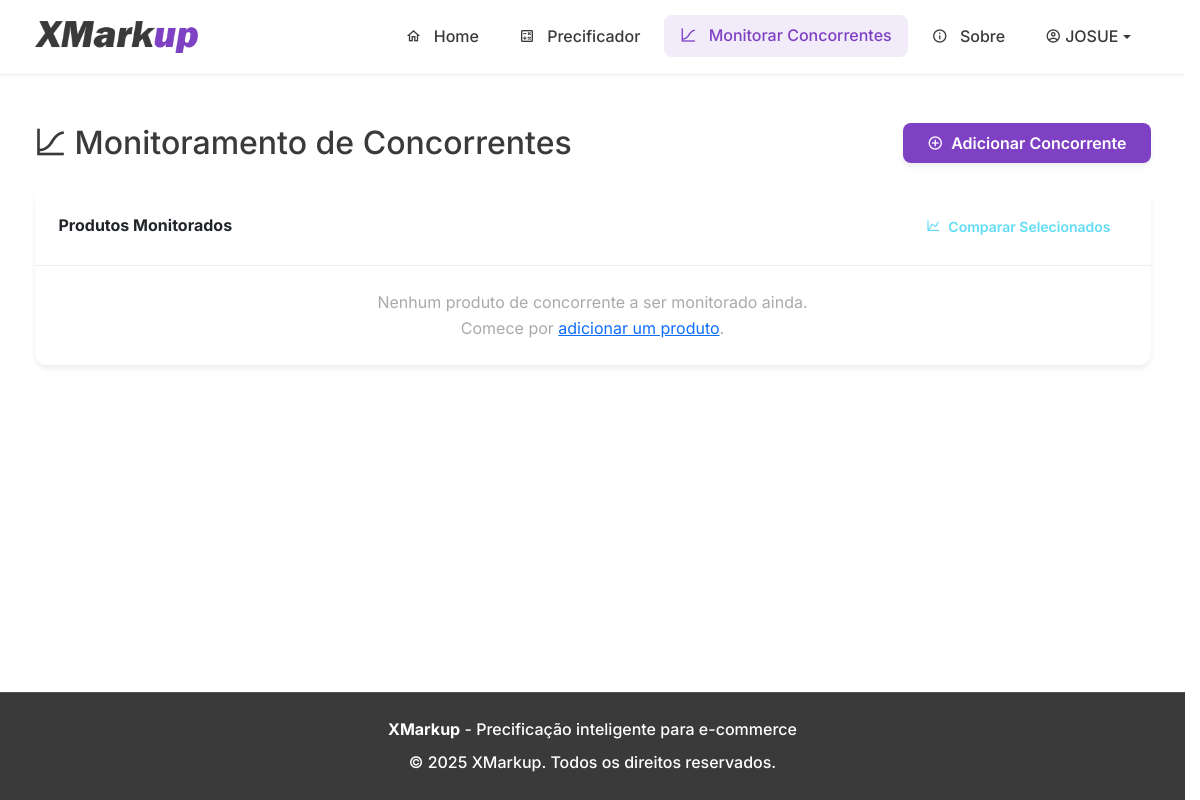
Page /competitors (signed in) on the earlier database version.
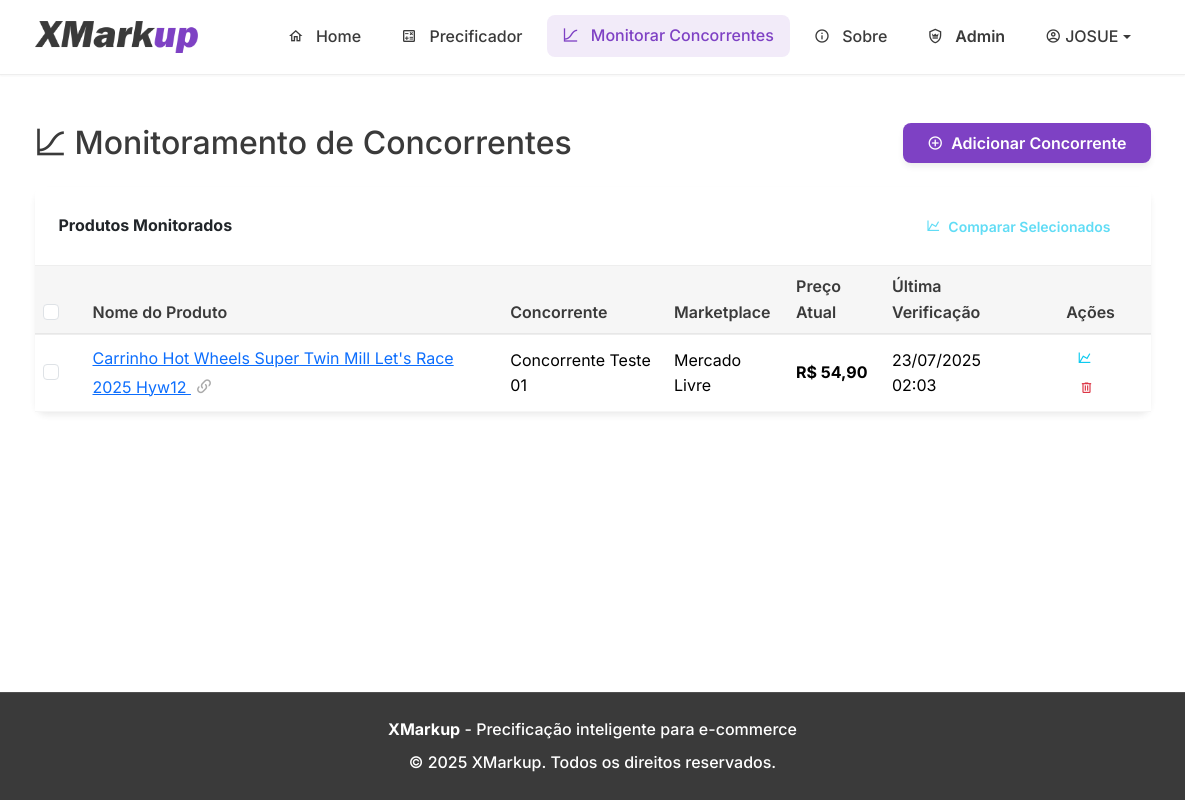
Same page on the later database version.
### tables this page shows
CREATE TABLE competitor_products (
            id INTEGER PRIMARY KEY AUTOINCREMENT,
            user_id INTEGER NOT NULL,
            competitor_profile_id INTEGER NOT NULL, -- REFERENCIA A NOVA TABELA
            product_name TEXT NOT NULL,
            product_url TEXT NOT NULL UNIQUE,
            marketplace TEXT, -- Ex: Mercado Livre, Shopee, Amazon, Site Próprio
            created_at TIMESTAMP DEFAULT CURRENT_TIMESTAMP,
            last_checked_at TIMESTAMP DEFAULT CURRENT_TIMESTAMP,
            FOREIGN KEY (user_id) REFERENCES users (id),
            FOREIGN KEY (competitor_profile_id) REFERENCES competitors (id) ON DELETE CASCADE
        );

CREATE TABLE competitors (
            id INTEGER PRIMARY KEY AUTOINCREMENT,
            user_id INTEGER NOT NULL,
            name TEXT NOT NULL,
            website_url TEXT,
            ml_url TEXT,
            shopee_url TEXT,
            amazon_url TEXT,
            created_at TIMESTAMP DEFAULT CURRENT_TIMESTAMP,
            FOREIGN KEY (user_id) REFERENCES users (id),
            UNIQUE(user_id, name) -- Garante que um utilizador não tenha concorrentes com o mesmo nome
        );

### app.py (the view)
@app.route('/competitors')
@login_required
def competitor_monitor():
    db = get_db()
    competitor_products_raw = db.execute(
        '''SELECT cp.id, cp.product_name, cp.product_url, c.name as competitor_name, cp.marketplace, cp.last_checked_at,
                  (SELECT price FROM competitor_price_history WHERE product_id = cp.id ORDER BY checked_at DESC LIMIT 1) as current_price
           FROM competitor_products cp
           JOIN competitors c ON cp.competitor_profile_id = c.id
           WHERE cp.user_id = ?
           ORDER BY cp.created_at DESC''',
        (current_user.id,)
    ).fetchall()
    competitor_products = []
    for p in competitor_products_raw:
        item = dict(p)
        if item['last_checked_at']:
            item['last_checked_at'] = datetime.strptime(item['last_checked_at'], '%Y-%m-%d %H:%M:%S').strftime('%d/%m/%Y %H:%M')
        else:
            item['last_checked_at'] = 'N/A'
        if item['current_price'] is None:
            item['current_price'] = 'N/A'
        else:
            item['current_price'] = f"R$ {item['current_price']:.2f}".replace(".", "X").replace(",", ".").replace("X", ",")
        competitor_products.append(item)
    return render_template('competitor_monitor.html', products=competitor_products)

### database.py (called while the page is built)
def get_db():
    if 'db' not in g:
        g.db = sqlite3.connect(DATABASE_NAME)
        g.db.row_factory = sqlite3.Row
    return g.db

### templates/competitor_monitor.html (shortened to what this page needs)
{% extends "base.html" %}
{% block content %}
<div class="container mt-4">
    <div class="d-flex justify-content-between align-items-center mb-4">
        <h2 class="mb-0">
            <span class="mdi mdi-chart-bell-curve-cumulative me-2"></span>Monitoramento de Concorrentes
        </h2>
        <a href="{{ url_for('add_competitor_product') }}" class="btn btn-primary">
            <span class="mdi mdi-plus-circle-outline me-1"></span>Adicionar Concorrente
        </a>
    </div>
    <div class="card">
        <div class="card-header fw-bold">
            <div class="d-flex justify-content-between align-items-center">
                Produtos Monitorados
                <button type="button" id="compare-selected-btn" class="btn btn-sm btn-outline-info" disabled>
                    <span class="mdi mdi-chart-line me-1"></span>Comparar Selecionados
                </button>
            </div>
        </div>
        <div class="table-responsive">
            {% if products %}
            <table class="table table-hover align-middle mb-0">
                <thead>
                    <tr>
                        <th style="width: 50px;">
                            <input type="checkbox" id="select-all-products" class="form-check-input">
                        </th>
                        <th>Nome do Produto</th>
                        <th>Concorrente</th>
                        <th>Marketplace</th>
                        <th>Preço Atual</th>
                        <th>Última Verificação</th>
                        <th class="text-center">Ações</th>
                    </tr>
                </thead>
                <tbody>
                    {% for product in products %}
                    <tr>
                        <td>
                            <input type="checkbox" class="form-check-input product-checkbox" value="{{ product.id }}">
                        </td>
                        <td>
                            <a href="{{ product.product_url }}" target="_blank" rel="noopener noreferrer">
                                {{ product.product_name }}
                                <span class="mdi mdi-link-variant mdi-18px ms-1 text-muted"></span>
                            </a>
                        </td>
                        <td>{{ product.competitor_name }}</td>
                        <td>{{ product.marketplace or 'N/A' }}</td>
                        <td class="fw-bold">{{ product.current_price }}</td>
                        <td>{{ product.last_checked_at }}</td>
                        <td class="text-center">
                            <a href="{{ url_for('competitor_product_history', product_id=product.id) }}" class="btn btn-sm btn-outline-info me-1" title="Ver Histórico">
                                <span class="mdi mdi-chart-line"></span>
                            </a>
                            <form action="{{ url_for('delete_competitor_product', product_id=product.id) }}" method="POST" class="d-inline">
                                <button type="submit" class="btn btn-sm btn-outline-danger" title="Excluir" onclick="return confirm('Tem certeza que deseja excluir este produto do monitoramento?')">
                                    <span class="mdi mdi-trash-can-outline"></span>
                                </button>
                            </form>
                        </td>
                    </tr>
                    {% endfor %}
                </tbody>
            </table>
            {% else %}
            <div class="p-4 text-center text-muted">
                <p class="mb-0">Nenhum produto de concorrente a ser monitorado ainda.</p>
                <p class="mb-0">Comece por <a href="{{ url_for('add_competitor_product') }}">adicionar um produto</a>.</p>
            </div>
            {% endif %}
        </div>
    </div>
</div>
{% endblock %}

### templates/base.html (shortened to what the changed rows need)
<!DOCTYPE html>
<html lang="pt-br">
<head>
    <link href="https://cdn.jsdelivr.net/npm/bootstrap@5.3.3/dist/css/bootstrap.min.css" rel="stylesheet">
    <link rel="stylesheet" href="https://cdn.jsdelivr.net/npm/@mdi/font@7.4.47/css/materialdesignicons.min.css">
    <link rel="stylesheet" href="{{ url_for('static', filename='css/style.css') }}">
</head>
<body>
    <nav class="navbar navbar-expand-lg sticky-top">
        <div class="container">
            <div class="collapse navbar-collapse" id="navbarNav">
                <ul class="navbar-nav ms-auto">
                    {% if current_user.is_authenticated %}
                        {% if current_user.is_admin %}
                        <li class="nav-item">
                            <a class="nav-link text-primary fw-semibold {% if request.endpoint == 'admin_dashboard' %}active{% endif %}"
                               href="{{ url_for('admin_dashboard') }}">
                                <span class="mdi mdi-shield-crown-outline"></span>
                                Admin
                            </a>
                        </li>
                        {% endif %}
                    {% endif %}
                </ul>
            </div>
        </div>
    </nav>
    <main class="py-4">
        {% block content %}{% endblock %}
    </main>
</body>
</html>

Differences in the rows shown:
changed users "JOSUE": is_admin False → True (drawn)
added competitor_products: product_name "Carrinho Hot Wheels Super Twin Mill Let's Race 2025 Hyw12", competitor_name "Concorrente Teste 01", marketplace "Mercado Livre", current_price "R$ 54,90", last_checked_at "23/07/2025 02:03"
Other differences:
form field value: (not shown) → "☐"
text no longer shown: "Nenhum produto de concorrente a ser monitorado ainda. Comece por adicionar um produto ."
text now shown: "Admin Nome do Produto Concorrente Marketplace Preço Atual Última Verificação Ações"
